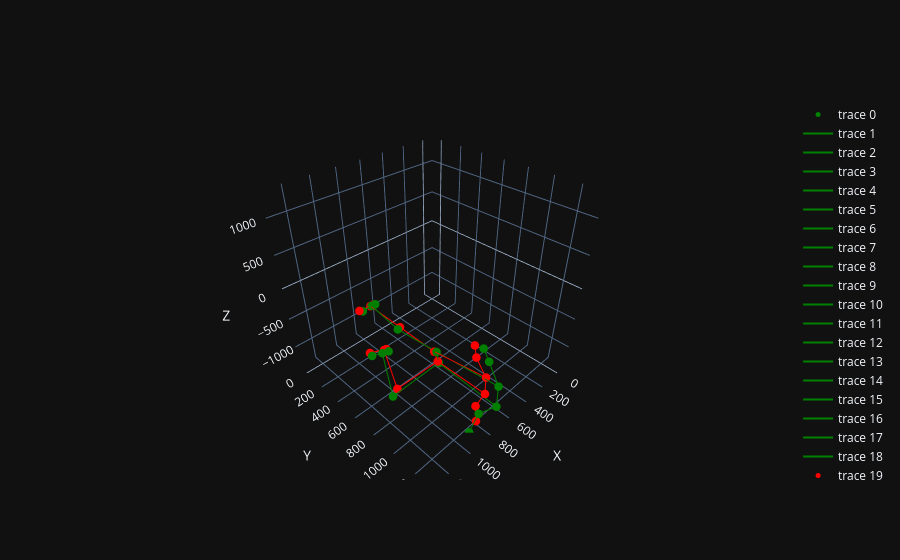

This figure's notebook cell:
### Code cell
frame_idx = 5001
target_single = target[frame_idx]
prediction_single = prediction[frame_idx] 

colors = ['green', 'red']
names = ['Ground Truth KeyPoints', 'HPE Pred KeyPoints']
model_name = 'mediapipe'
# Define connections between related keypoints
if model_name == 'mediapipe':
    connections = [(0, 1), (0, 2), (1, 3), (2, 4), (3, 5), (6, 7), (0, 6),
                    (1, 7), (6, 8), (7, 9), (8, 10), (9, 11), (10, 12),
                    (11, 13), (10, 14), (11, 15), (12, 14), (13, 15)]

# Create a Plotly 3D scatter plot
fig = go.Figure()

all_values = ()
idx = 0
for keypoints in [target_single, prediction_single]:
    # Extract X, Y, and Z coordinates from keypoints
    x, y, z = zip(*keypoints)

    # Scatter plot for keypoints
    #fig.add_trace(go.Scatter3d(x=x, y=y, z=z, mode='markers', marker=dict(color=colors[idx], size=5)))
    fig.add_trace(go.Scatter3d(x=x, y=y, z=z, mode='markers', marker=dict(color=colors[idx], size=5), 
                                text=[f"{idx} {i}" for i in range(len(x))], hoverinfo='text'))

    # Plot connections
    
    # Plot connections
    for connection in connections:
        x_vals = [x[connection[0]], x[connection[1]]]
        y_vals = [y[connection[0]], y[connection[1]]]
        z_vals = [z[connection[0]], z[connection[1]]]
        fig.add_trace(go.Scatter3d(x=x_vals, y=y_vals, z=z_vals, mode='lines', line=dict(color=colors[idx])))

    idx += 1

    # Combine x, y, z values into a single list
    all_values = all_values + x + y + z

# Find the minimum and maximum values
min_value = min(all_values)
max_value = max(all_values)

# Update layout to set axis limits
fig.update_layout(
    scene=dict(
        aspectmode='cube',
        xaxis=dict(title='X', range=[-100, max_value]),
        yaxis=dict(title='Y', range=[-100, max_value]),
        zaxis=dict(title='Z', range=[min_value, max_value])
    )
)

fig.show()

### Figure 1 — Plotly figure (JSON) as saved in the notebook; plotly's stock layout.template omitted (floating-point values rounded to 4 significant figures)
{"data": [{"hoverinfo": "text", "marker": {"color": "green", "size": 5}, "mode": "markers", "text": ["0 0", "0 1", "0 2", "0 3", "0 4", "0 5", "0 6", "0 7", "0 8", "0 9", "0 10", "0 11", "0 12", "0 13", "0 14", "0 15"], "x": [770.0, 770.3, 754.0, 806.2, 805.0, 882.1, 779.1, 771.1, 793.9, 1181.0, 725.8, 986.9, 690.5, 941.7, 809.5, 1060.0], "y": [1342.0, 1344.0, 1243.0, 1238.0, 1232.0, 1230.0, 822.0, 837.0, 441.3, 826.2, 50.65, 489.9, 52.12, 505.2, 44.41, 467.9], "z": [-554.6, -894.9, -310.4, -1135.0, -59.04, -1378.0, -650.7, -835.4, -685.3, -877.1, -745.3, -826.4, -749.4, -831.7, -768.2, -811.5], "type": "scatter3d"}, {"line": {"color": "green"}, "mode": "lines", "x": [770.0, 770.3], "y": [1342.0, 1344.0], "z": [-554.6, -894.9], "type": "scatter3d"}, {"line": {"color": "green"}, "mode": "lines", "x": [770.0, 754.0], "y": [1342.0, 1243.0], "z": [-554.6, -310.4], "type": "scatter3d"}, {"line": {"color": "green"}, "mode": "lines", "x": [770.3, 806.2], "y": [1344.0, 1238.0], "z": [-894.9, -1135.0], "type": "scatter3d"}, {"line": {"color": "green"}, "mode": "lines", "x": [754.0, 805.0], "y": [1243.0, 1232.0], "z": [-310.4, -59.04], "type": "scatter3d"}, {"line": {"color": "green"}, "mode": "lines", "x": [806.2, 882.1], "y": [1238.0, 1230.0], "z": [-1135.0, -1378.0], "type": "scatter3d"}, {"line": {"color": "green"}, "mode": "lines", "x": [779.1, 771.1], "y": [822.0, 837.0], "z": [-650.7, -835.4], "type": "scatter3d"}, {"line": {"color": "green"}, "mode": "lines", "x": [770.0, 779.1], "y": [1342.0, 822.0], "z": [-554.6, -650.7], "type": "scatter3d"}, {"line": {"color": "green"}, "mode": "lines", "x": [770.3, 771.1], "y": [1344.0, 837.0], "z": [-894.9, -835.4], "type": "scatter3d"}, {"line": {"color": "green"}, "mode": "lines", "x": [779.1, 793.9], "y": [822.0, 441.3], "z": [-650.7, -685.3], "type": "scatter3d"}, {"line": {"color": "green"}, "mode": "lines", "x": [771.1, 1181.0], "y": [837.0, 826.2], "z": [-835.4, -877.1], "type": "scatter3d"}, {"line": {"color": "green"}, "mode": "lines", "x": [793.9, 725.8], "y": [441.3, 50.65], "z": [-685.3, -745.3], "type": "scatter3d"}, {"line": {"color": "green"}, "mode": "lines", "x": [1181.0, 986.9], "y": [826.2, 489.9], "z": [-877.1, -826.4], "type": "scatter3d"}, {"line": {"color": "green"}, "mode": "lines", "x": [725.8, 690.5], "y": [50.65, 52.12], "z": [-745.3, -749.4], "type": "scatter3d"}, {"line": {"color": "green"}, "mode": "lines", "x": [986.9, 941.7], "y": [489.9, 505.2], "z": [-826.4, -831.7], "type": "scatter3d"}, {"line": {"color": "green"}, "mode": "lines", "x": [725.8, 809.5], "y": [50.65, 44.41], "z": [-745.3, -768.2], "type": "scatter3d"}, {"line": {"color": "green"}, "mode": "lines", "x": [986.9, 1060.0], "y": [489.9, 467.9], "z": [-826.4, -811.5], "type": "scatter3d"}, {"line": {"color": "green"}, "mode": "lines", "x": [690.5, 809.5], "y": [52.12, 44.41], "z": [-749.4, -768.2], "type": "scatter3d"}, {"line": {"color": "green"}, "mode": "lines", "x": [941.7, 1060.0], "y": [505.2, 467.9], "z": [-831.7, -811.5], "type": "scatter3d"}, {"hoverinfo": "text", "marker": {"color": "red", "size": 5}, "mode": "markers", "text": ["1 0", "1 1", "1 2", "1 3", "1 4", "1 5", "1 6", "1 7", "1 8", "1 9", "1 10", "1 11", "1 12", "1 13", "1 14", "1 15"], "x": [761.7, 764.6, 783.6, 787.7, 814.1, 795.3, 786.5, 780.0, 757.2, 1096.0, 729.1, 946.2, 698.5, 934.4, 835.2, 1024.0], "y": [1238.0, 1243.0, 1167.0, 1193.0, 1173.0, 1212.0, 806.9, 835.4, 423.5, 769.7, 39.66, 459.2, 36.91, 470.5, 36.75, 392.3], "z": [-564.0, -832.3, -304.4, -1093.0, -73.5, -1335.0, -654.9, -798.4, -707.7, -949.5, -758.5, -857.7, -768.5, -841.9, -741.7, -898.7], "type": "scatter3d"}, {"line": {"color": "red"}, "mode": "lines", "x": [761.7, 764.6], "y": [1238.0, 1243.0], "z": [-564.0, -832.3], "type": "scatter3d"}, {"line": {"color": "red"}, "mode": "lines", "x": [761.7, 783.6], "y": [1238.0, 1167.0], "z": [-564.0, -304.4], "type": "scatter3d"}, {"line": {"color": "red"}, "mode": "lines", "x": [764.6, 787.7], "y": [1243.0, 1193.0], "z": [-832.3, -1093.0], "type": "scatter3d"}, {"line": {"color": "red"}, "mode": "lines", "x": [783.6, 814.1], "y": [1167.0, 1173.0], "z": [-304.4, -73.5], "type": "scatter3d"}, {"line": {"color": "red"}, "mode": "lines", "x": [787.7, 795.3], "y": [1193.0, 1212.0], "z": [-1093.0, -1335.0], "type": "scatter3d"}, {"line": {"color": "red"}, "mode": "lines", "x": [786.5, 780.0], "y": [806.9, 835.4], "z": [-654.9, -798.4], "type": "scatter3d"}, {"line": {"color": "red"}, "mode": "lines", "x": [761.7, 786.5], "y": [1238.0, 806.9], "z": [-564.0, -654.9], "type": "scatter3d"}, {"line": {"color": "red"}, "mode": "lines", "x": [764.6, 780.0], "y": [1243.0, 835.4], "z": [-832.3, -798.4], "type": "scatter3d"}, {"line": {"color": "red"}, "mode": "lines", "x": [786.5, 757.2], "y": [806.9, 423.5], "z": [-654.9, -707.7], "type": "scatter3d"}, {"line": {"color": "red"}, "mode": "lines", "x": [780.0, 1096.0], "y": [835.4, 769.7], "z": [-798.4, -949.5], "type": "scatter3d"}, {"line": {"color": "red"}, "mode": "lines", "x": [757.2, 729.1], "y": [423.5, 39.66], "z": [-707.7, -758.5], "type": "scatter3d"}, {"line": {"color": "red"}, "mode": "lines", "x": [1096.0, 946.2], "y": [769.7, 459.2], "z": [-949.5, -857.7], "type": "scatter3d"}, {"line": {"color": "red"}, "mode": "lines", "x": [729.1, 698.5], "y": [39.66, 36.91], "z": [-758.5, -768.5], "type": "scatter3d"}, {"line": {"color": "red"}, "mode": "lines", "x": [946.2, 934.4], "y": [459.2, 470.5], "z": [-857.7, -841.9], "type": "scatter3d"}, {"line": {"color": "red"}, "mode": "lines", "x": [729.1, 835.2], "y": [39.66, 36.75], "z": [-758.5, -741.7], "type": "scatter3d"}, {"line": {"color": "red"}, "mode": "lines", "x": [946.2, 1024.0], "y": [459.2, 392.3], "z": [-857.7, -898.7], "type": "scatter3d"}, {"line": {"color": "red"}, "mode": "lines", "x": [698.5, 835.2], "y": [36.91, 36.75], "z": [-768.5, -741.7], "type": "scatter3d"}, {"line": {"color": "red"}, "mode": "lines", "x": [934.4, 1024.0], "y": [470.5, 392.3], "z": [-841.9, -898.7], "type": "scatter3d"}], "layout": {"scene": {"xaxis": {"title": {"text": "X"}, "range": [-100, 1344.0]}, "yaxis": {"title": {"text": "Y"}, "range": [-100, 1344.0]}, "zaxis": {"title": {"text": "Z"}, "range": [-1378.0, 1344.0]}, "aspectmode": "cube"}}}
